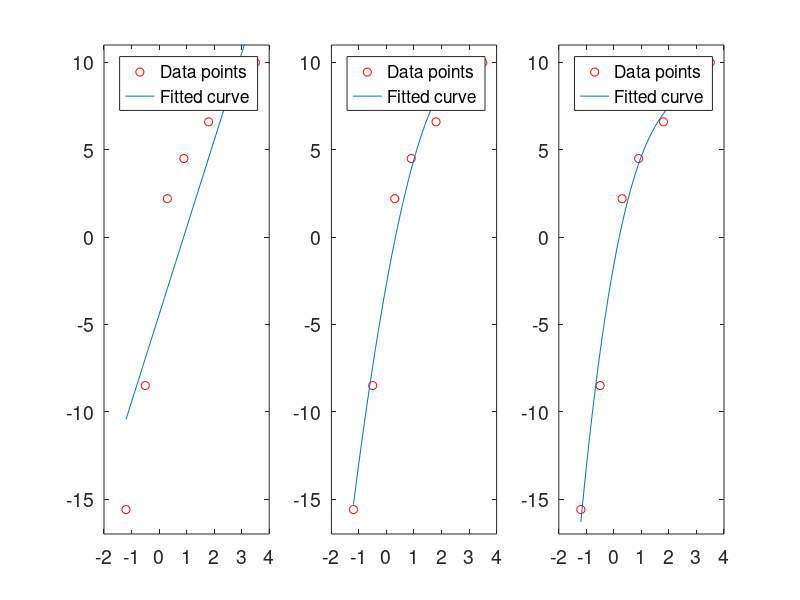

This figure's MATLAB source:
x =[-1.2 -0.5 0.3 0.9 1.8 2.6 3.0 3.5];
y =[-15.6 -8.5 2.2 4.5 6.6 8.2 8.9 10.0];
figure('Position', [50 50 1500 400]);
for i=1:3
subplot(1,3,i); p = polyfit(x,y,i);
xfit = x(1):0.1:x(end); yfit = polyval(p,xfit);
plot(x,y,'ro',xfit,yfit); set(gca,'FontSize',14);
ylim([-17, 11]); legend('Data points','Fitted curve');
end